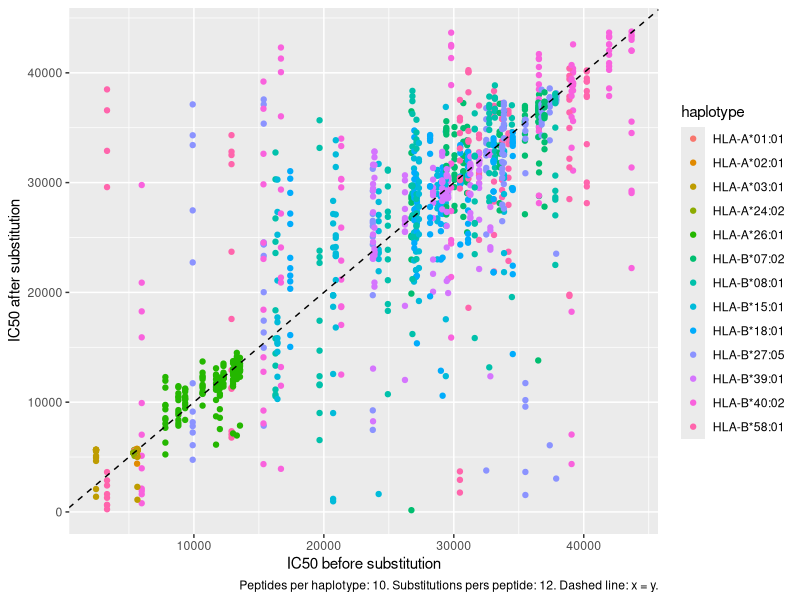

Write R code to recreate this figure. (Note: this script raises an error after producing the figure.)
# Get the distributions of IC50s for random peptides per haplotype
suppressMessages(library(ggplot2))
suppressMessages(library(dplyr))
suppressMessages(library(testthat))

df <- readr::read_csv("delta_ic50s_per_haplotype.csv")

#  geom_segment(aes(x = from_ic50, y = from_ic50, xend = from_ic50, yend = to_ic50)) +

n_peptides <- length(unique(df$from_peptide))
n_muts <- length(unique(df$to_peptide)) / n_peptides



df$haplotype <- as.factor(df$haplotype)
ggplot(df, aes(color = haplotype)) +
  geom_point(aes(x = from_ic50, y = to_ic50)) +
  geom_abline(slope = 1, intercept = 0, lty = "dashed") +
  xlab("IC50 before substitution") +
  ylab("IC50 after substitution") +
  labs(
    caption = glue::glue(
      "Peptides per haplotype: {n_peptides}. ",
      "Substitutions pers peptide: {n_muts}. ",
      "Dashed line: x = y."
    )
  ) + ggsave("delta_ic50s_per_haplotype.png", width = 7, height = 7)


expect_true(all(df$to_ic50 > 0.0))
expect_true(all(df$from_ic50 > 0.0))
df$ic50_changed <- df$to_ic50 / df$from_ic50

df$haplotype <- as.factor(df$haplotype)
ggplot(df, aes(x = haplotype, y = ic50_changed)) +
  geom_hline(yintercept = 1.0, lty = "dashed") +
  geom_boxplot() +
  xlab("Haplotype") +
  ylab("Relative IC50 after mutation (%)") +
  scale_y_log10(labels = scales::percent) +
  labs(
    caption = glue::glue(
      "Peptides per haplotype: {n_peptides}. ",
      "Substitutions pers peptide: {n_muts}. "
    )
  ) + ggsave("delta_ic50s_per_haplotype_perc.png", width = 7, height = 7)
